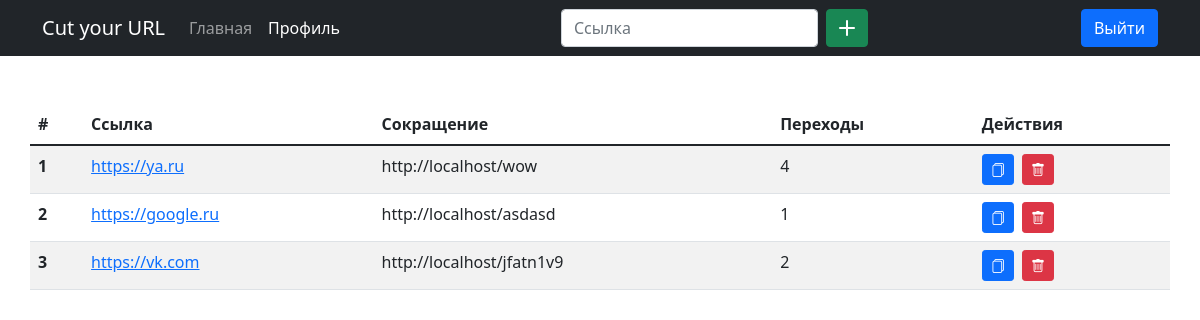
The app's page /profile.php (signed in) with its own data.
### tables this page shows
CREATE TABLE `links` (
  `id` int(11) NOT NULL,
  `user_id` int(11) NOT NULL,
  `short_link` varchar(100) NOT NULL,
  `long_link` varchar(255) NOT NULL,
  `views` int(11) NOT NULL DEFAULT '0'
);

### includes/functions.php (called while the page is built, shortened)
<?php
function db() {
	try {
		return new PDO("mysql:host=" . DB_HOST . "; dbname=" . DB_NAME . "; charset=utf8",
			DB_USER, DB_PASS,
			[
				PDO::ATTR_EMULATE_PREPARES => false,
				PDO::ATTR_ERRMODE => PDO::ERRMODE_EXCEPTION,
				PDO::ATTR_DEFAULT_FETCH_MODE => PDO::FETCH_ASSOC
			]
		);
	} catch (PDOException $e) {
		die($e->getMessage());
	}
}
function db_query($query, $exec = false) {
	if ($exec) {
		return db()->exec($query);
	} else {
		return db()->query($query);
	}
}
function get_user_links($user_id) {
	return db_query("SELECT * FROM `links` WHERE `user_id` = '$user_id'")->fetchAll();
}

### profile.php (the view, shortened to what this page needs)
<?php
	require_once 'includes/functions.php';
	$links = get_user_links($_SESSION['user']['id']);
	include 'includes/header.php';
?>
	<main class="container">
		<div class="row mt-5">
			<?php if ($links) { ?>
				<table class="table table-striped">
					<thead>
					<tr>
						<th scope="col">#</th>
						<th scope="col">Ссылка</th>
						<th scope="col">Сокращение</th>
						<th scope="col">Переходы</th>
						<th scope="col">Действия</th>
					</tr>
					</thead>
					<tbody>
					<?php foreach($links as $key => $link) { ?>
						<tr data-id="<?=$link['id']?>">
							<th scope="row"><?=$key + 1;?></th>
							<td><a href="<?=$link['long_link']?>" target="_blank"><?=$link['long_link']?></td>
							<td class="short-link"><?=HOST . "/{$link['short_link']}"?></td>
							<td><?=$link['views']?></td>
							<td>
								<a href="#" class="btn btn-primary btn-sm copy-btn" title="Скопировать в буфер" data-clipboard-text="<?=HOST . "/{$link['short_link']}"?>"><i class="bi bi-files"></i></a>&nbsp;
								<a href="includes/delete.php?id=<?=$link['id']?>" class="btn btn-danger btn-sm" title="Удалить"><i class="bi bi-trash"></i></a>
							</td>
						</tr>
					<?php	} ?>
					</tbody>
				</table>
			<?php } else { ?>
				<div class="col">
					<h3 class="text-center">У вас пока нет добавленных ссылок</h3>
				</div>
			<?php } ?>
		</div>
	</main>
<?php
include 'includes/profile_footer.php';

### records on screen
links: long_link "https://ya.ru", short_link "wow", views "4"
links: long_link "https://google.ru", short_link "asdasd", views "1"
links: long_link "https://vk.com", short_link "jfatn1v9", views "2"

### other values on screen
SITE_NAME "Cut your URL"
